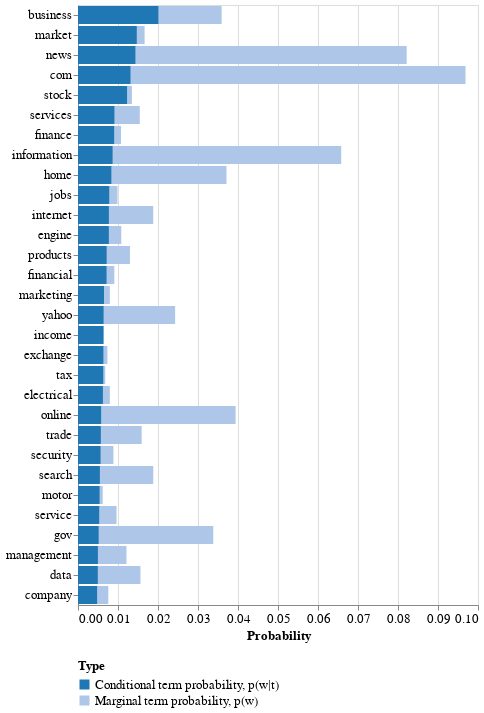

The notebook cell saved with this chart:
### Code cell
tmp.plot_terms(terms_probs)

### Figure 1 — Vega-Lite specification as saved in the notebook (floating-point values rounded to 4 significant figures)
{"config": {"view": {"continuousWidth": 400, "continuousHeight": 300}, "axis": {"labelFontSize": 13, "titleFontSize": 13}, "legend": {"columns": 1, "labelFontSize": 13, "labelLimit": 250, "titleFontSize": 13}}, "data": {"name": "data-183e3f1348034f183bc7333604d57afa"}, "mark": "bar", "encoding": {"color": {"type": "nominal", "field": "Type", "legend": {"orient": "bottom"}, "scale": {"scheme": "category20"}}, "x": {"type": "quantitative", "field": "Probability", "stack": null}, "y": {"type": "nominal", "field": "Terms", "sort": null, "title": null}}, "$schema": "https://vega.github.io/schema/vega-lite/v4.8.1.json", "datasets": {"data-183e3f1348034f183bc7333604d57afa": [{"Terms": "business", "Type": "Marginal term probability, p(w)", "Probability": 0.03591}, {"Terms": "market", "Type": "Marginal term probability, p(w)", "Probability": 0.01665}, {"Terms": "news", "Type": "Marginal term probability, p(w)", "Probability": 0.08217}, {"Terms": "com", "Type": "Marginal term probability, p(w)", "Probability": 0.09688}, {"Terms": "stock", "Type": "Marginal term probability, p(w)", "Probability": 0.01348}, {"Terms": "services", "Type": "Marginal term probability, p(w)", "Probability": 0.01544}, {"Terms": "finance", "Type": "Marginal term probability, p(w)", "Probability": 0.01076}, {"Terms": "information", "Type": "Marginal term probability, p(w)", "Probability": 0.06581}, {"Terms": "home", "Type": "Marginal term probability, p(w)", "Probability": 0.03713}, {"Terms": "jobs", "Type": "Marginal term probability, p(w)", "Probability": 0.009879}, {"Terms": "internet", "Type": "Marginal term probability, p(w)", "Probability": 0.0188}, {"Terms": "engine", "Type": "Marginal term probability, p(w)", "Probability": 0.01082}, {"Terms": "products", "Type": "Marginal term probability, p(w)", "Probability": 0.01299}, {"Terms": "financial", "Type": "Marginal term probability, p(w)", "Probability": 0.009081}, {"Terms": "marketing", "Type": "Marginal term probability, p(w)", "Probability": 0.007968}, {"Terms": "yahoo", "Type": "Marginal term probability, p(w)", "Probability": 0.02428}, {"Terms": "income", "Type": "Marginal term probability, p(w)", "Probability": 0.006405}, {"Terms": "exchange", "Type": "Marginal term probability, p(w)", "Probability": 0.007351}, {"Terms": "tax", "Type": "Marginal term probability, p(w)", "Probability": 0.00681}, {"Terms": "electrical", "Type": "Marginal term probability, p(w)", "Probability": 0.007958}, {"Terms": "online", "Type": "Marginal term probability, p(w)", "Probability": 0.0394}, {"Terms": "trade", "Type": "Marginal term probability, p(w)", "Probability": 0.01592}, {"Terms": "security", "Type": "Marginal term probability, p(w)", "Probability": 0.008854}, {"Terms": "search", "Type": "Marginal term probability, p(w)", "Probability": 0.01881}, {"Terms": "motor", "Type": "Marginal term probability, p(w)", "Probability": 0.006178}, {"Terms": "service", "Type": "Marginal term probability, p(w)", "Probability": 0.009633}, {"Terms": "gov", "Type": "Marginal term probability, p(w)", "Probability": 0.03381}, {"Terms": "management", "Type": "Marginal term probability, p(w)", "Probability": 0.01212}, {"Terms": "data", "Type": "Marginal term probability, p(w)", "Probability": 0.01561}, {"Terms": "company", "Type": "Marginal term probability, p(w)", "Probability": 0.007582}, {"Terms": "business", "Type": "Conditional term probability, p(w|t)", "Probability": 0.0201}, {"Terms": "market", "Type": "Conditional term probability, p(w|t)", "Probability": 0.01469}, {"Terms": "news", "Type": "Conditional term probability, p(w|t)", "Probability": 0.01435}, {"Terms": "com", "Type": "Conditional term probability, p(w|t)", "Probability": 0.01312}, {"Terms": "stock", "Type": "Conditional term probability, p(w|t)", "Probability": 0.01227}, {"Terms": "services", "Type": "Conditional term probability, p(w|t)", "Probability": 0.009106}, {"Terms": "finance", "Type": "Conditional term probability, p(w|t)", "Probability": 0.009042}, {"Terms": "information", "Type": "Conditional term probability, p(w|t)", "Probability": 0.008646}, {"Terms": "home", "Type": "Conditional term probability, p(w|t)", "Probability": 0.008342}, {"Terms": "jobs", "Type": "Conditional term probability, p(w|t)", "Probability": 0.007806}, {"Terms": "internet", "Type": "Conditional term probability, p(w|t)", "Probability": 0.007719}, {"Terms": "engine", "Type": "Conditional term probability, p(w|t)", "Probability": 0.007707}, {"Terms": "products", "Type": "Conditional term probability, p(w|t)", "Probability": 0.007157}, {"Terms": "financial", "Type": "Conditional term probability, p(w|t)", "Probability": 0.007138}, {"Terms": "marketing", "Type": "Conditional term probability, p(w|t)", "Probability": 0.006499}, {"Terms": "yahoo", "Type": "Conditional term probability, p(w|t)", "Probability": 0.006393}, {"Terms": "income", "Type": "Conditional term probability, p(w|t)", "Probability": 0.006374}, {"Terms": "exchange", "Type": "Conditional term probability, p(w|t)", "Probability": 0.006346}, {"Terms": "tax", "Type": "Conditional term probability, p(w|t)", "Probability": 0.006317}, {"Terms": "electrical", "Type": "Conditional term probability, p(w|t)", "Probability": 0.006224}, {"Terms": "online", "Type": "Conditional term probability, p(w|t)", "Probability": 0.005783}, {"Terms": "trade", "Type": "Conditional term probability, p(w|t)", "Probability": 0.005706}, {"Terms": "security", "Type": "Conditional term probability, p(w|t)", "Probability": 0.005636}, {"Terms": "search", "Type": "Conditional term probability, p(w|t)", "Probability": 0.00547}, {"Terms": "motor", "Type": "Conditional term probability, p(w|t)", "Probability": 0.005397}, {"Terms": "service", "Type": "Conditional term probability, p(w|t)", "Probability": 0.005301}, {"Terms": "gov", "Type": "Conditional term probability, p(w|t)", "Probability": 0.005157}, {"Terms": "management", "Type": "Conditional term probability, p(w|t)", "Probability": 0.004972}, {"Terms": "data", "Type": "Conditional term probability, p(w|t)", "Probability": 0.004946}, {"Terms": "company", "Type": "Conditional term probability, p(w|t)", "Probability": 0.004774}]}}
